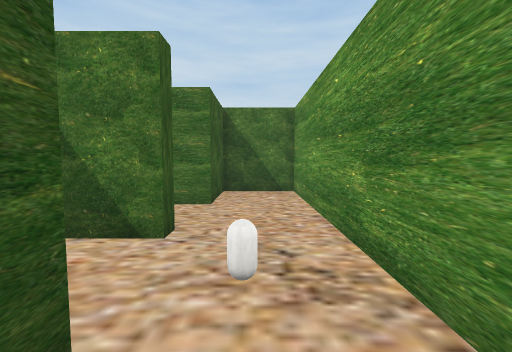
view 1 (above)

17 first-person views from a walk through a 3-D level made in the Unity game engine. The camera is 1.2 m above the floor, tilts 4° down and sees 90° across. The floor is counted in squares, 1 m on a side. Each view is taken from the middle of a square. On the plan, view 1 faces up. The plan holds only what a view shows up to about 12 squares ahead; the rest is blank. The place goes on beyond the plan. Some animated figures are left out. Some surface patterns are stand-ins.

view 2
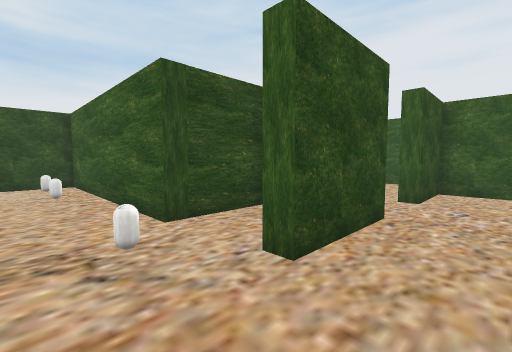

view 3
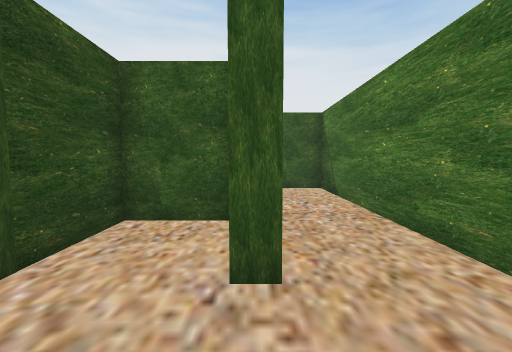

view 4
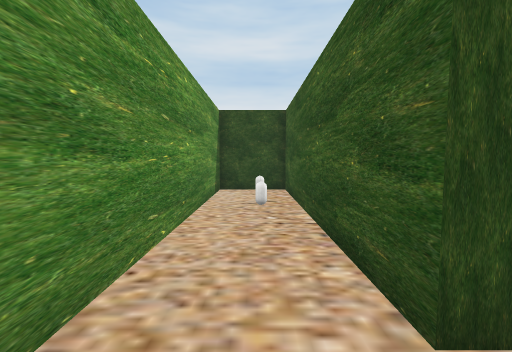

view 5
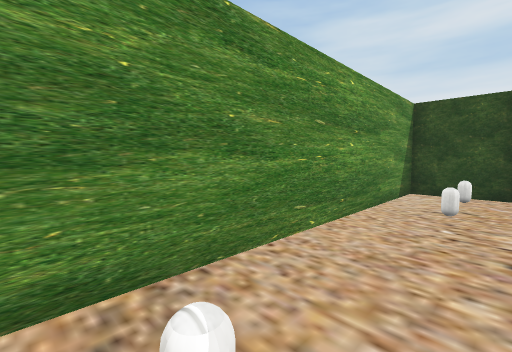

view 6
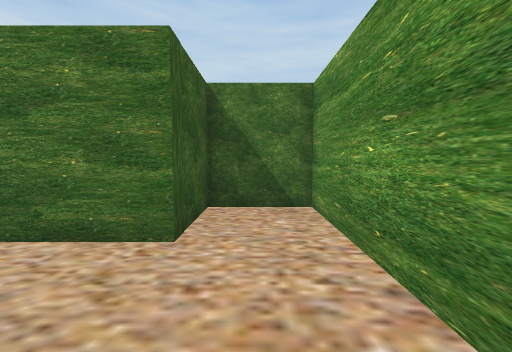

view 7
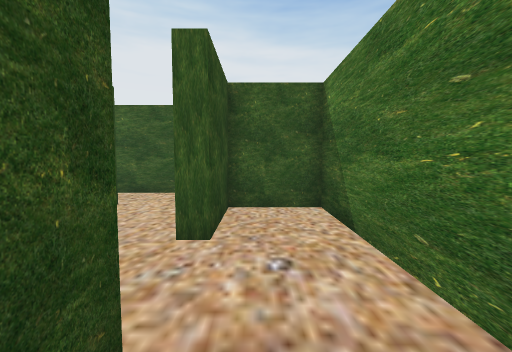

view 8
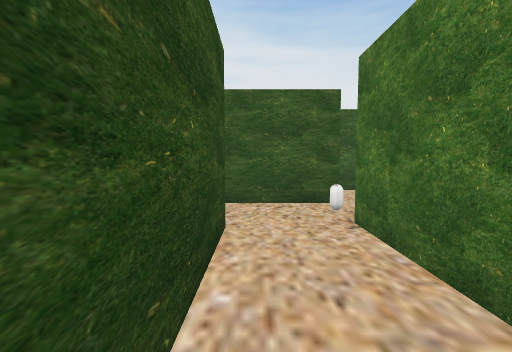

view 9
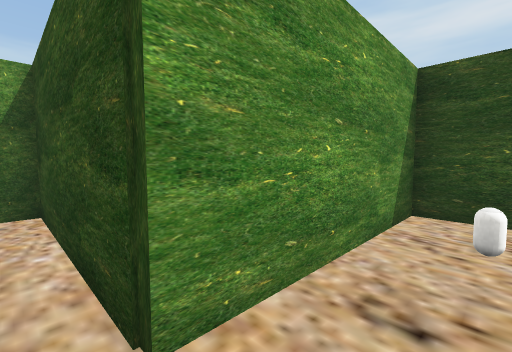

view 10
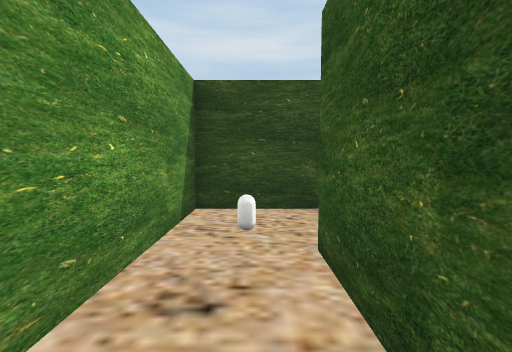

view 11
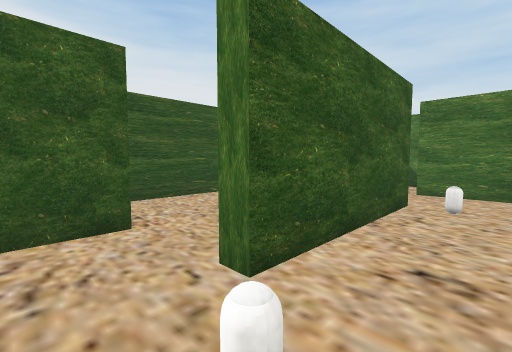

view 12
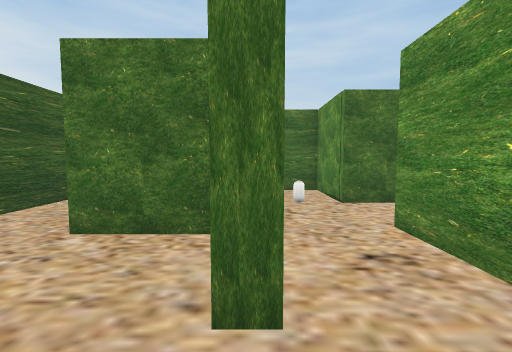

view 13
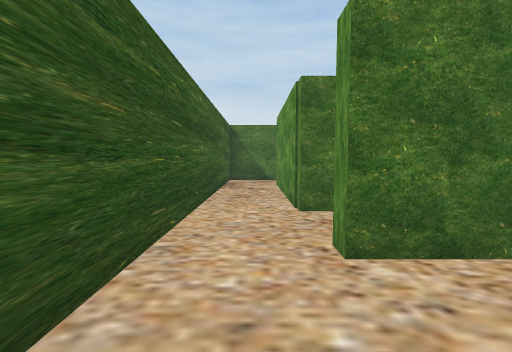

view 14
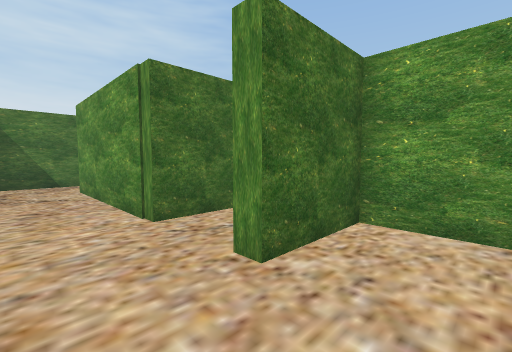

view 15
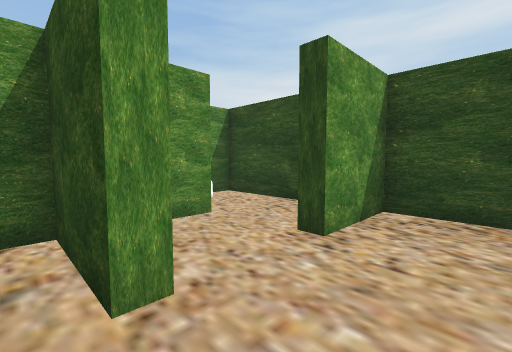

view 16
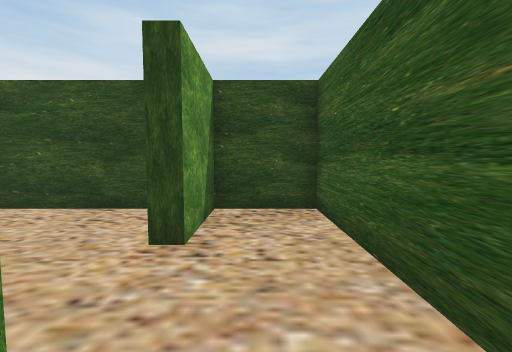

view 17
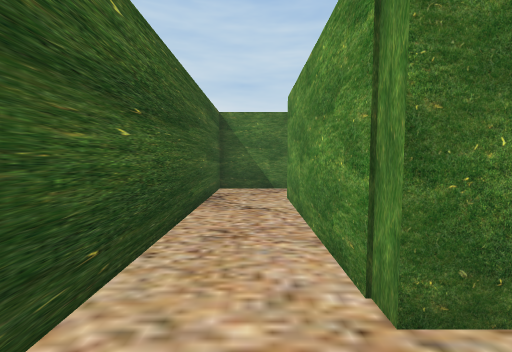

### Floor plan
Points are (right, up) in squares from view 1. A wall is a line through its corners. A room is listed if a view was taken in it or the views show most of it. See-through windows are left out.
Room 1 (views 1, 2, 3, 4, 5, 6, 7)
walls: (-3.9, 3.5) (-3.9, 1.5) (-1.1, 1.5) (-1.1, -6.7) (1.4, -6.7) (1.4, 9.2) (-1.1, 9.2) (-1.1, 6.6) (-9.2, 6.6) (-9.2, 4.2) (-6.7, 4.2) (-6.7, 3.7); (-4.4, 4.2) (-1.4, 4.2) (-1.4, 3.7) (-2.9, 3.7)
ways out: opening at (-5.5, 4) to room 2
objects: capsule (0, -6); capsule (0, -4); capsule (0, 2)
Room 2 (views 8, 9, 10, 11, 12)
walls: (-11.8, 4.2) (-11.8, -1.3) (-12.3, -1.3); (-6.7, 3.7) (-9.6, 3.7) (-9.6, 6.6); (-12.5, -4) (-9.6, -4) (-9.6, 1.5) (-4.4, 1.5) (-4.4, 2.1)
ways out: opening at (-5.5, 4) to room 1; opening at (-12, -2.5) to room 3
objects: capsule (-11, -2); capsule (-11, 4)
Room 3 (views 13, 14, 15, 16, 17)
walls: (-13, 3.7) (-15, 3.7) (-15, 9.8); (-12.3, -1.3) (-12.3, 1) (-15, 1) (-15, 1.5) (-12.3, 1.5) (-12.3, 2.1); (-13.5, -4) (-12.5, -4); (-15.5, 12.1) (-17.4, 12.1) (-17.4, -4) (-15, -4) (-15, -1.5) (-14.5, -1.5) (-14.5, -3.1)
ways out: opening at (-12, -2.5) to room 2; opening at (-15, 11)

Where each view was taken, in squares from view 1:
view 1: 0 up, 0 right, facing up
view 2: 6 up, 1 right, facing down-left
view 3: 4 up, 1 right, facing left
view 4: 3 up, 0 right, facing down
view 5: 3 up, 1 left, facing down-right
view 6: 3 up, 0 right, facing up
view 7: 5 up, 3 left, facing left
view 8: 2 up, 5 left, facing left
view 9: 2 up, 11 left, facing down-right
view 10: 2 up, 11 left, facing down
view 11: 3 down, 10 left, facing up-left
view 12: 3 down, 12 left, facing up
view 13: 2 down, 16 left, facing up
view 14: 1 down, 17 left, facing up-right
view 15: 2 up, 17 left, facing down-right
view 16: 2 up, 16 left, facing down
view 17: 2 up, 16 left, facing up
